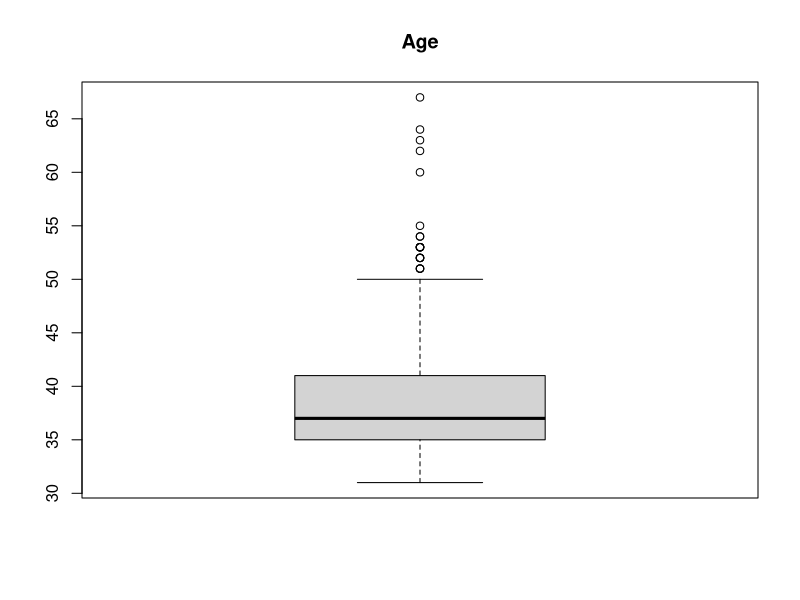
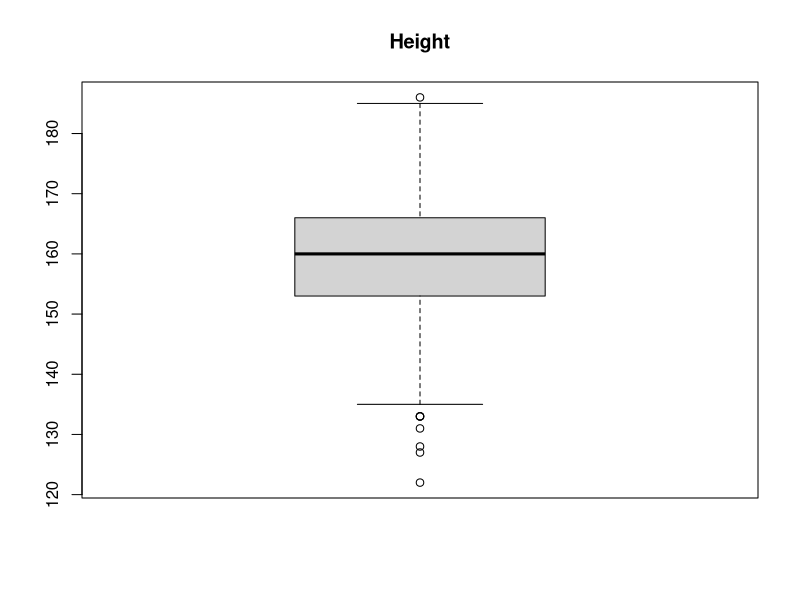
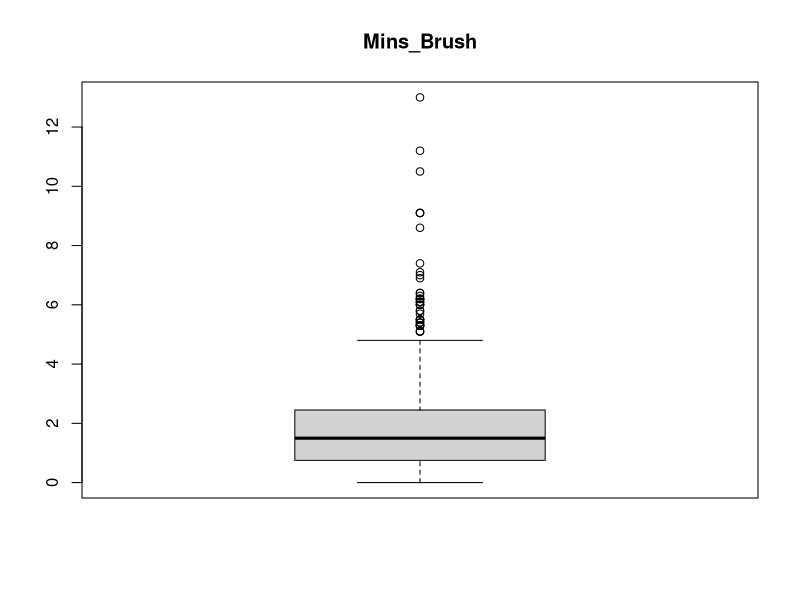
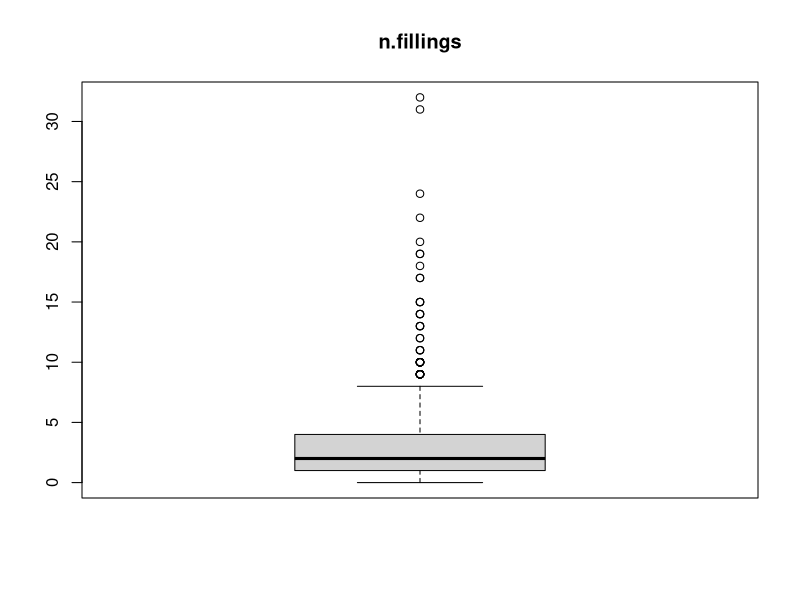
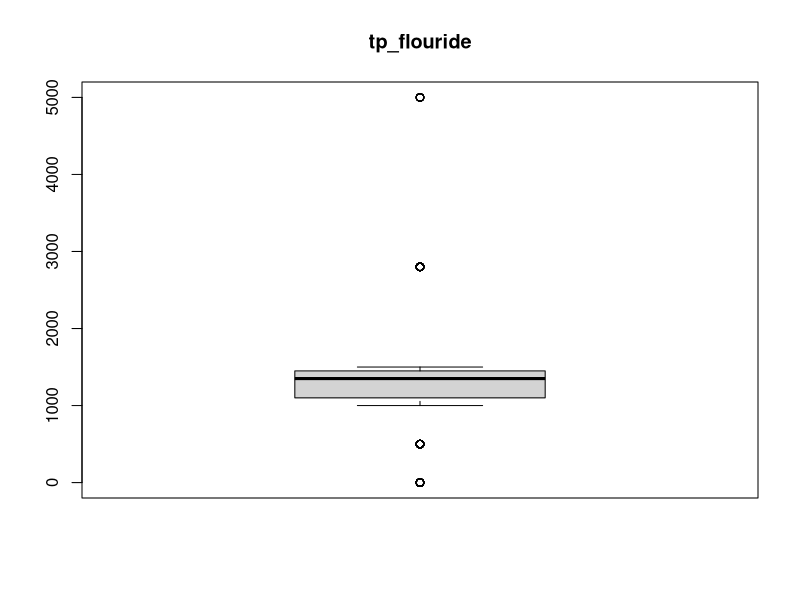
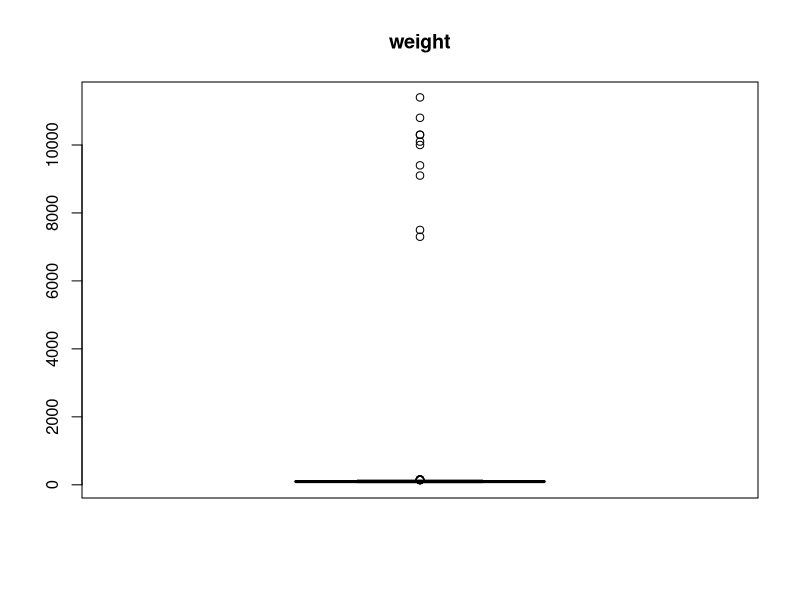
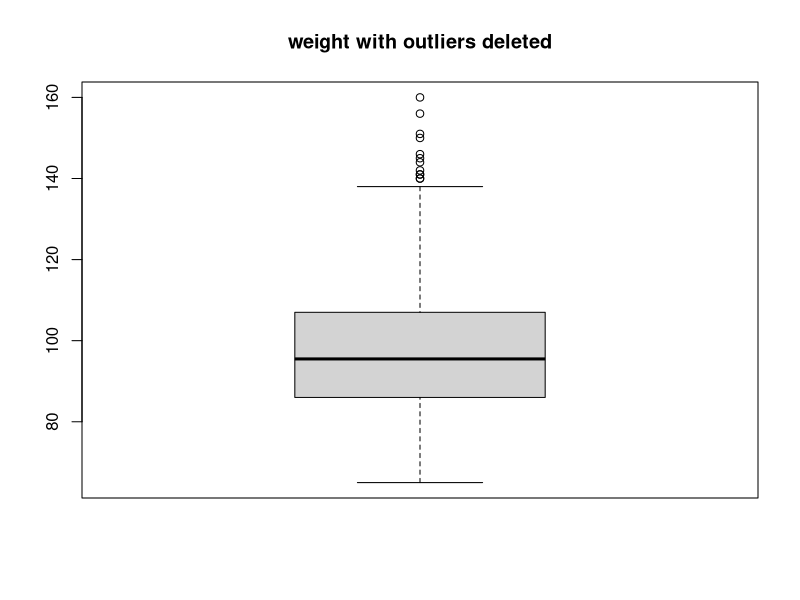
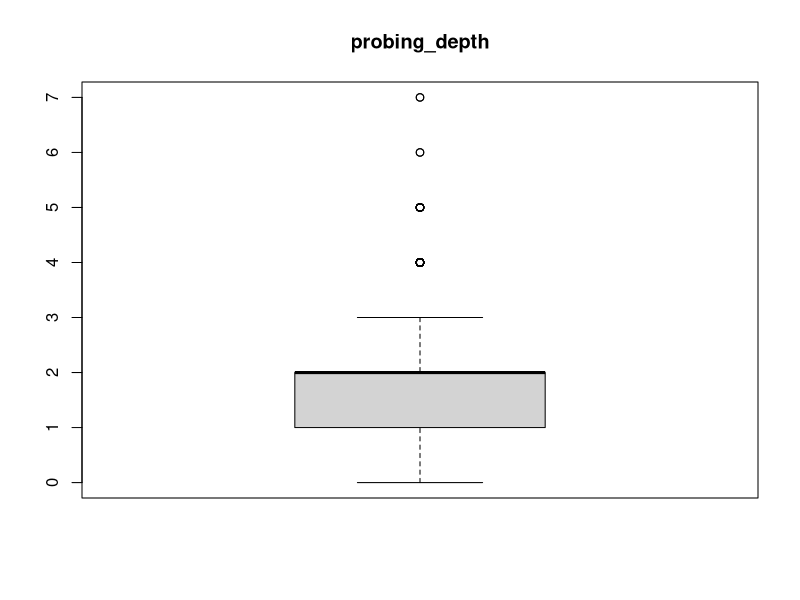

Generate these figures, in order, with R:
library(fBasics)

dental = read.csv("perio_study.csv")

#### Find all data classes - assumes data class is uniform for entire col ###########################################

dental_classes = data.frame() # Initiate empty dataframe
NA_locs = data.frame() # Initiate empty dataframe

for (i in 1:ncol(dental))
  dental_classes[2,i] = class(dental[1,i])
  dental_classes[1,] = colnames(dental)

# Equivalent to str()
str(dental)  

# Find the NAs in data
for (i in 1:ncol(dental))
  NA_locs = c(NA_locs, (length(which(is.na(dental[,i])))))

# Equivalent to summary()
summary(dental) # There are 688 NAs in gum_disease and 6 NAs in tp_fluoride

#### Get general stats of the data - For continuous variables ###############################################################
Sum_data = basicStats(dental[,c(2,5,6,8,11,14,15)])[c("Mean", "Stdev", "Median", "Minimum", "Maximum", "nobs"),] # use this method so values can be called later if required


boxplot(dental$age, main = "Age") ### lots of people in their 30s
boxplot(dental[,5], main = "Height")
boxplot(dental[,6], main = "Mins_Brush") ### 13 mins a day???
boxplot(dental[,8], main = "n.fillings")
boxplot(dental[,11], main = "tp_flouride")
boxplot(dental[,14], main = "weight") ### some very fat people are ruining the plot
boxplot(dental[(dental$weight<250),14],main = "weight with outliers deleted") 
boxplot(dental[,15], main = "probing_depth")


length(unique(dental$alcohol)) ### need to spell check
plot(as.factor(dental$gum_disease)) #### need to put NAs as 0
plot(as.factor(dental$mouthwash)) ##20% use MW
plot(as.factor(dental$sex)) ### well balanced
plot(as.factor(dental$smoke)) ### 20% smoke!
plot(as.factor(dental$typ2_diabetes))
plot(as.factor(dental$water_fluor)) ## very low - 10%




length(which(dental$tp_fluoride==0))/length(dental$tp_fluoride) *100 ### 95% of toothpastes have flouride

#### Data Cleaning ##############################################################################################
clean_d = dental # Make a copy of the initial df

## Change gum disease NAs to 0
for (i in 1:length(clean_d$gum_disease))
  if (is.na(clean_d$gum_disease[i])) {clean_d$gum_disease[i] = 0}

plot(as.factor(clean_d$gum_disease))


### Delete outlier weights (10)
basicStats(dental[which(dental$weight>250), c(2,5,6,8,11,14,15)])[c("Mean", "Stdev", "Median", "Minimum", "Maximum", "nobs"),] 
## basic stats show no significant dif to rest of the data

clean_d = clean_d[-which(dental$weight>250),] ###delete the fatties

#### Reduce alcohol co to 0 for non/low and 1 for high
clean_d$alcohol = as.character(clean_d$alcohol)
for (i in 1:length(clean_d$alcohol))
  if (clean_d$alcohol[i] != "light/none" || clean_d$alcohol[i] != "heavy"){
     if (substring(clean_d$alcohol[i],1,1) == "h") {clean_d$alcohol[i] = 1 }
      else{
        clean_d$alcohol[i] = 0
     }}

plot(as.factor(clean_d$alcohol))

### delete  NAs in flouride_level(6)

clean_d = clean_d[-which(is.na(clean_d$tp_fluoride)),]

# Delete 1st column containing row numbers
clean_d$X = NULL

########### Data Exploration ############


mosaicplot(table(clean_d$alcohol, clean_d$mouthwash))
mosaicplot(table(clean_d$alcohol, clean_d$sex))
mosaicplot(table(clean_d$alcohol, clean_d$smoke))
mosaicplot(table(clean_d$alcohol, clean_d$typ2_diabetes))
mosaicplot(table(clean_d$alcohol, clean_d$water_fluor))

mosaicplot(table(clean_d$mouthwash, clean_d$sex))
mosaicplot(table(clean_d$mouthwash, clean_d$smoke))
mosaicplot(table(clean_d$mouthwash, clean_d$typ2_diabetes))
mosaicplot(table(clean_d$mouthwash, clean_d$water_fluor))

mosaicplot(table(clean_d$sex, clean_d$smoke))
mosaicplot(table(clean_d$sex, clean_d$typ2_diabetes))
mosaicplot(table(clean_d$sex, clean_d$water_fluor))

mosaicplot(table(clean_d$smoke, clean_d$typ2_diabetes))
mosaicplot(table(clean_d$smoke, clean_d$water_fluor))

mosaicplot(table(clean_d$typ2_diabetes, clean_d$water_fluor))

############### Data transformations ####################
# Create a new df
trans_d = clean_d

# BMI - Combine weight-height

trans_d$BMI = trans_d$weight /((trans_d$height/100)^2) 
boxplot(trans_d$BMI)

# Remove height and weight 
trans_d$height = NULL
trans_d$weight = NULL

# Flouride*brush mins

trans_d$Flmins = trans_d$tp_fluoride * trans_d$mins_brushing
boxplot(trans_d$Flmins)

# Remove tp_fluoride and mins_brushing
trans_d$tp_fluoride = NULL
trans_d$mins_brushing = NULL


# Have gum disease or not - Transform dependent variable gum_disease to two-level variable. Now we have a binomial problem
for (i in 1:length(trans_d$gum_disease))
  if (trans_d$gum_disease[i] >0) {trans_d$gumd_binary[i] = 1
  } else{
    trans_d$gumd_binary[i] = 0
  }
plot(as.factor(trans_d$gumd_binary))

# Remove gum_disease
trans_d$gum_disease = NULL

# How many are recorded as having gum disease but have p depth less than 3mm
nrow(trans_d[trans_d$gumd_binary == 1 & trans_d$probing_depth< 3, ]) # 127

# How many are recorded as having gum disease but have p depth less than 3mm
nrow(trans_d[trans_d$gumd_binary == 1 & trans_d$tp_fluoride < 1000, ]) # 0
